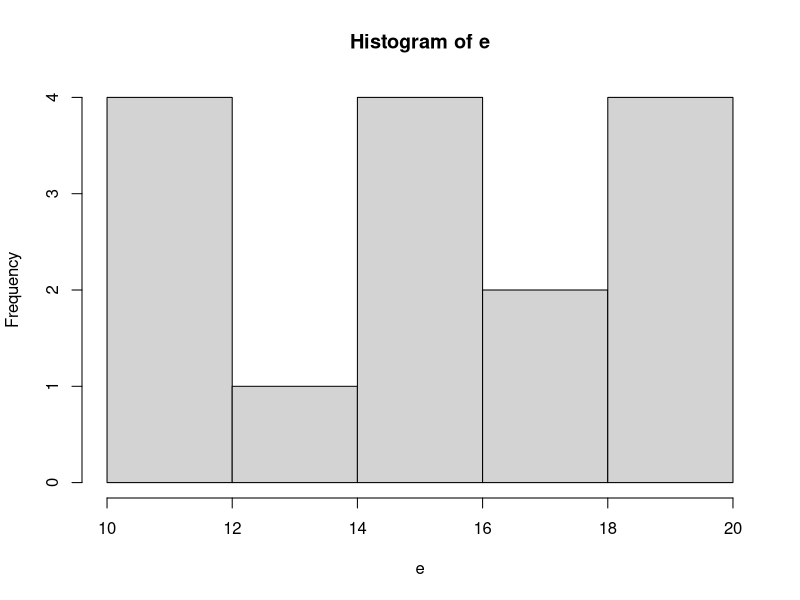
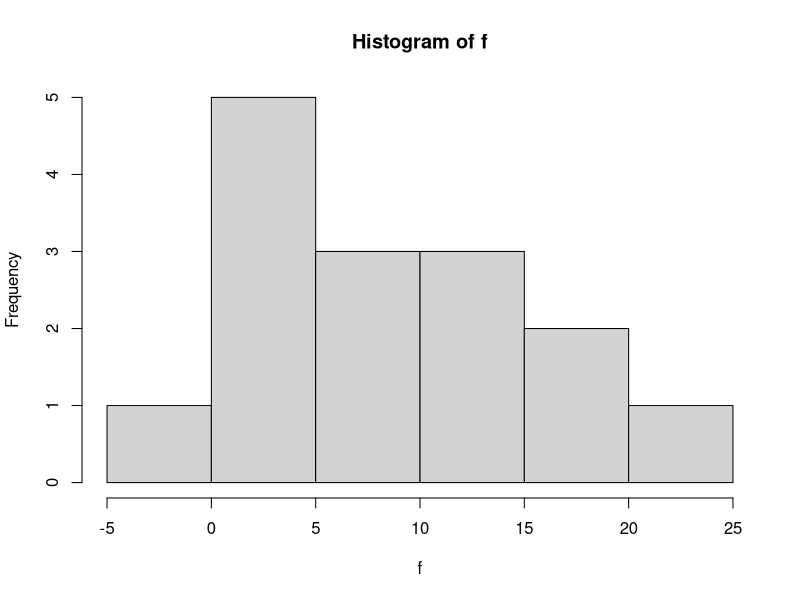

Source code (R) for these figures, in order:
################################################################################
## CAPITULO 02 - Principais objetos no R
## jean resende
################################################################################
# exemplos
a <- 4              # a recebe 4
x <- c(1,3,5,7,9)   # x recebe 1, 3, 5, 7 e 9
x                   # mostra os valores dentro de x

# criando o vetor
amostras <- c("a1","a2","a3","a4","a5")

# mostrando os valores dentro do vetor
amostras

# criando vetor
genes <- c("TP53", "KRAS", "BRAF", "PIK3CA", "APC")

# mostrando os valores dentro do vetor
genes

fumantes <- c(TRUE,FALSE,TRUE)
mutacao <- c(T,F,T)

# vetores
a <- c(1,3,5,7)
b <- c(2,4,6,8)

# soma de vetores
soma_V <- a+b
soma_V

# subtracao_V de vetores
subtacao_V <- b-a
subtacao_V

# produtos escalares
produto_V <- a*b
produto_V

# divisao
divisao_V <- b/a
divisao_V

# potenciacao
potenciacao <- a^b
potenciacao

# vetores
prostate <- c(65,58,59,63,78,67)

# valor maximo
max(prostate)

#valor minimo
min(prostate)

# minimo e maximo
range(prostate)

# soma dos valores
sum(prostate)

# numero de observacoes
length(prostate)

# media
mean(prostate)

# mediana
median(prostate)

# quartis
quantile(prostate)

# resumo
summary(prostate)

# acessando o segundo valor do objeto prostate
prostate[2]

# acessando mais de uma posicao
prostate[c(3,4,5)]

# acessando todos os valores exceto o primeiro
prostate[-1]

# se o primeiro valor estivesse errado e quisessemos 
# retifica-lo com o valor correto:
prostate[1] <- 66
prostate

# listando objetos
ls()

# removendo objetos
rm(prostate)

# gerando sequencias com seq(from, to, by)
a <- seq(2,10,2)
a

# gerando sequencias com :
b <- c(1:10)
b

# vetores sequenciais de caracteres
alfabeto <- letters[1:26] # letras minusculas
alfabeto

ALFABETO <- LETTERS[1:26] # letras maiusculas
ALFABETO

# gerando sequencias com rep ()
c <- rep(2,3)
c

prostate <- c(65,58,59,63,78,67)
d <- rep(prostate, 2)
d

# gerando dados
e <- runif(15, 10, 20) # gera 15 valores de 10 a 20 com dados uniformes
e
hist(e) # histograma de "e"

f <- rnorm(15, 5, 6)
f
hist(f)

# sem reposicao
sample(x = 1:15, size = 7)

# com reposicao
sample(x = 1:5, size = 7, replace = TRUE)

# ordem crescente
sort(prostate)

# ordem decrescente
sort(prostate, decreasing = TRUE)

order(prostate)

rank(prostate)

# exemplo 01
mat <- matrix(c(1,2,3,4,5,6,7,8,9), ncol = 3)
mat

# exemplo 02
x <- 1:8
x
mat_2 <- matrix(x, ncol = 2)
mat_2

# criando os vetores
a <- 1:5
b <- seq(from = 12,
         to = 20,
         by = 2)

# unindo vetores (colunas)
mat_3 <- cbind(a, b)
mat_3

# unindo vetores (linhas)
mat_4 <- rbind(a, b)
mat_4

# acessando o elemento da terceira linha e segunda coluna
mat_3[3, 2]

# acessando a primeira coluna e todas as linhas
mat_3[, 1]

# acessando as duas primeiras linhas e todas as colunas
mat_3[1:2, ]

# consultando os bancos de dados disponiveis
data()

# acessando um banco de dados
data("iris")

# colocando os dados "iris" dentro de um objeto
dados <- iris

# remove iris, evitando dados duplicados na "workspace"
rm(iris)

# construindo uma tabela de metadados de pacientes
metadados_pac <- data.frame(
  paciente = c("A01", "A02", "B03", "B05", "C01"),
  idade = c(45, 48, 65, 54, 72),
  sexo = c("masculino", "masculino", "feminino", "masculino", "feminino"),
  fumante = c(TRUE, FALSE, FALSE, FALSE, TRUE)
)

# visualizando o data frame no console
metadados_pac

# acessando informacoes sobre o banco de dados
?iris

# visualizando 5 linhas e 5 colunas
dados[1:5, 1:5]

# nome das variaveis
names(dados)

# acessando uma variavel
dados$Species

# criando vetores
x <- c(1:10)
y <- letters

# criando um lista
a <- list(metadados_pac, x, y)

# acessando elementos em uma lista
a[[3]]
################################################################################